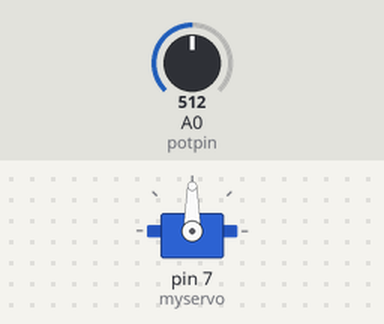
The sketch below on a simulated Arduino Uno, built with avr-gcc and run on an emulated ATmega328P. On the bench: servo. The inputs (shaded band) are chosen by the test bench; at power-on: A0 (potpin) = 512.

Above: at 1.2 s.
1.3 s: A0 (potpin) set to 716
At 1.7 s:
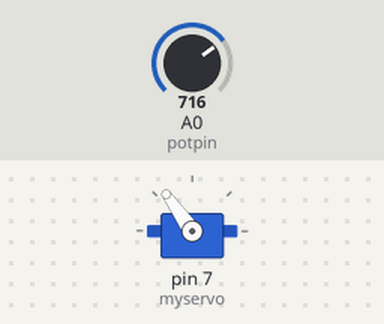
2.8 s: A0 (potpin) set to 900
At 4.0 s:
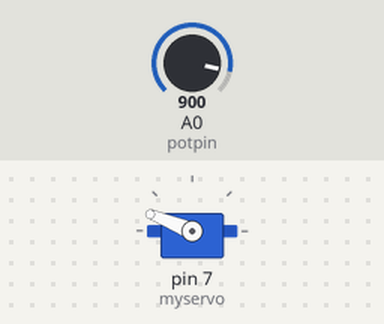
4.3 s: A0 (potpin) set to 1023
At 5.4 s:
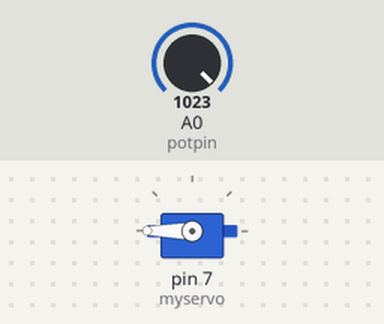
5.8 s: A0 (potpin) set to 306
At 6.7 s:
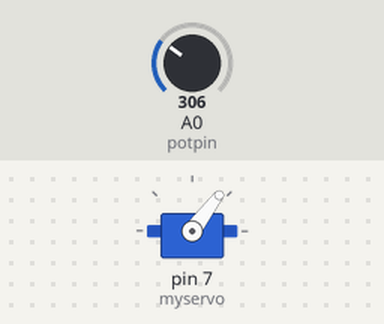
7.3 s: A0 (potpin) set to 122
At 8.0 s:
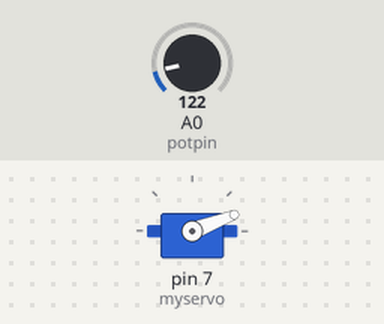
Timing chart, 0 to 9.8 s (numbered marks = the images above; inputs shaded):
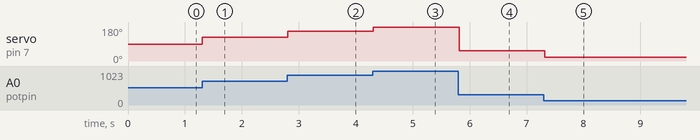

The sketch:

NewRubikMove.ino
```cpp
/*
 Controlling a servo position using a potentiometer (variable resistor)
 by Michal Rinott <http://people.interaction-ivrea.it/m.rinott>

 modified on 8 Nov 2013
 by Scott Fitzgerald
 http://www.arduino.cc/en/Tutorial/Knob
*/

#include <Servo.h>

Servo myservo;  // create servo object to control a servo

int potpin = 0;  // analog pin used to connect the potentiometer
int val = 1;    // variable to read the value from the analog pin
int movement = 20;
void setup()
{
  myservo.attach(7);  // attaches the servo on pin 9 to the servo object
}

void loop()
{
  /*if (val == 180 || val == 0)
  {
    movement *=-1;
  }*/

  //val += movement;
  val = analogRead(potpin);            // reads the value of the potentiometer (value between 0 and 1023)
  val = map(val, 0, 1023, 0, 180);     // scale it to use it with the servo (value between 0 and 180)
  myservo.write(val);                  // sets the servo position according to the scaled value
  delay(100);                           // waits for the servo to get there
}
```

Measured:
- after the input at 1.3 s, servo on pin 7 (myservo): 90° → 125° at once
- after the input at 2.8 s, servo on pin 7 (myservo): 125° → 158° at once
- after the input at 4.3 s, servo on pin 7 (myservo): 158° → 180° at once
- after the input at 5.8 s, servo on pin 7 (myservo): 180° → 53° at once
- after the input at 7.3 s, servo on pin 7 (myservo): 53° → 21° at once
